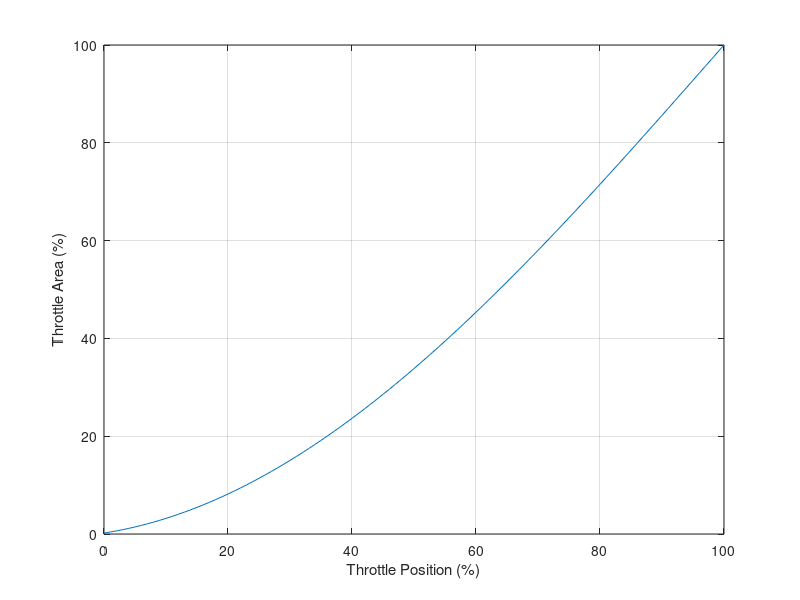
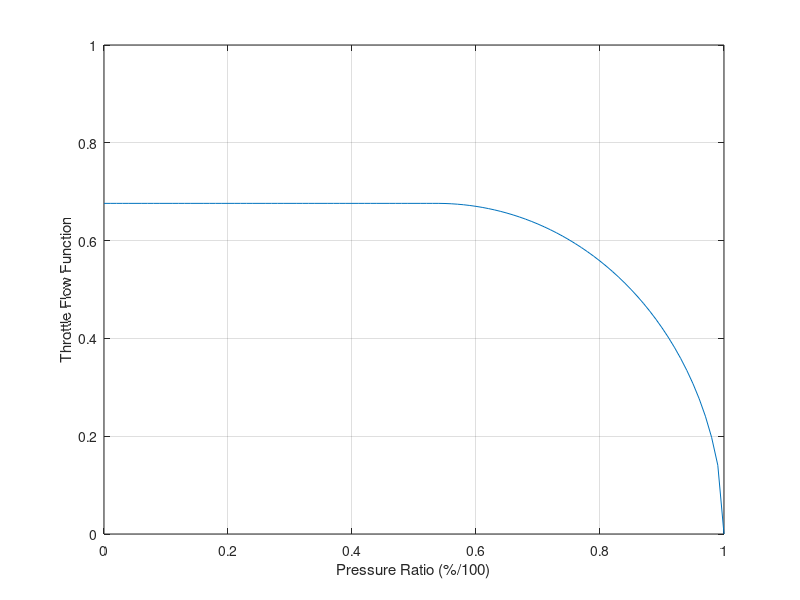
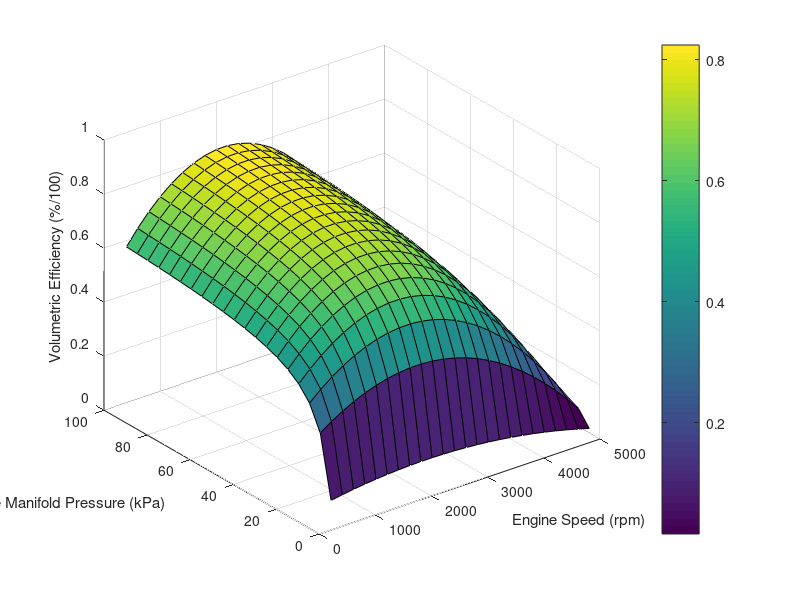
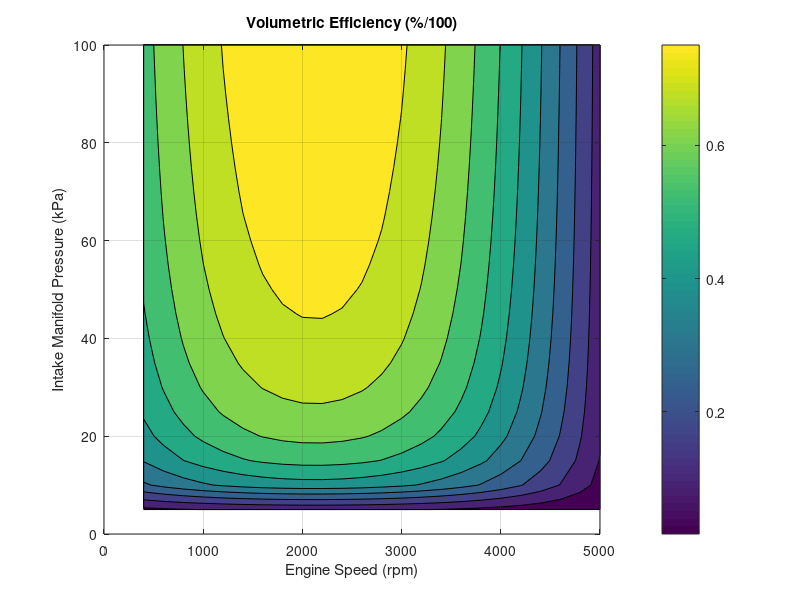

MATLAB code for these plots, in order:
% J.Williams
% University of Wisconsin-Madison
% EPD629: Powertrain Systems and Controls
% Assignement 06
% 2022-03-05

%%%%%%%%%%%%%%%%%%%%%%%%%%%%%%%%%%%%%%%%%%%%%%%%%%%%%%%%%%%%%%%%%%%%%%%%%%%
% Assignment:
% This homework assignment is to create an idle speed control model of a 
% spark-ignition engine with electronic throttle control.
% Complete the following assignment and submit your MATLAB script 
% file (.m or .mlx file type) and the Simulink model (.slx file type).
% Shown below is the top-level view of the model. Equations for this model 
% are shown in Guzzella Appendix B.1. Calibrations are shown 
% in Guzzella Appendix B.2.3.
%  
% Part 1: Model Initialization File (1 points)
% Copy the following commands to your model initialization (calibration) file:
%
% The remainder of the assignment is done via simulink.
%%%%%%%%%%%%%%%%%%%%%%%%%%%%%%%%%%%%%%%%%%%%%%%%%%%%%%%%%%%%%%%%%%%%%%%%%%%
% Note that this was largely a copy-paste from the homework assignment


% This script file generates calibrations for throttle area, throttle flow, 
% volumetric efficiency, engine airflow, and engine torque. 
 
close all
clear
clc
 
% Define Common Calibration Table Breakpoints
 
EngineSpeedBreakpoints_rpm = 400:200:5000;
ManifoldPressureBreakpoints_kPa = 5:5:100;
 
% Throttle Position to Area
 
ThrottlePositionBreakpoints_pct = 0:100;
 
ThrottleAngleMin_deg = 7.9;
ThrottleAngleMax_deg = 90;
ThrottleDiameter_mm = 58.7;
ThrottleLeakageArea_mm2 = 5.3;
 
ThrottleAlpha_deg = ThrottleAngleMin_deg + ...
    (ThrottleAngleMax_deg - ThrottleAngleMin_deg) * ...
    ThrottlePositionBreakpoints_pct / 100;
 
ThrottleArea_mm2 = pi * ThrottleDiameter_mm^2 / 4 * ...
    (1 - cosd(ThrottleAlpha_deg) / cosd(ThrottleAngleMin_deg)) + ...
    ThrottleLeakageArea_mm2;
 
WideOpenThrottleArea_mm2 = ThrottleArea_mm2(end);
ThrottleAreaData_pct = 100 * ThrottleArea_mm2 / WideOpenThrottleArea_mm2;
 
figure(1)
plot(ThrottlePositionBreakpoints_pct,ThrottleAreaData_pct)
xlabel('Throttle Position (%)')
ylabel('Throttle Area (%)')
axis([0 100 0 100])
grid on

% Throttle Area to Position

ThrottleAreaBreakpoints_pct  = ThrottleAreaData_pct;
ThrottlePositionData_pct = ThrottlePositionBreakpoints_pct;

% Throttle Flow Function

ThrottlePressureRatioBreakpoints_frac = 0:0.01:1;

DischargeCoefficient_frac = 0.7;
AirGasConstant_kJpkgK = 0.287;  % kJ/kg*K
AmbientPressure_kPa = 98;
InletAirTemperature_K = 298;
RatioOfSpecificHeats_frac = 1.35;  % Cp/Cv

PR_min = (2/(RatioOfSpecificHeats_frac+1))^ ...
    (RatioOfSpecificHeats_frac/(RatioOfSpecificHeats_frac-1));

PR = max(PR_min,ThrottlePressureRatioBreakpoints_frac);
ThrottleFlowFunctionData_frac = PR.^(1/RatioOfSpecificHeats_frac) .* ...
    sqrt( 2 * RatioOfSpecificHeats_frac / (RatioOfSpecificHeats_frac - 1) .* ...
    (1 - PR.^((RatioOfSpecificHeats_frac - 1) / RatioOfSpecificHeats_frac)) );

figure(2)
plot(ThrottlePressureRatioBreakpoints_frac,ThrottleFlowFunctionData_frac)
xlabel('Pressure Ratio (%/100)')
ylabel('Throttle Flow Function')
axis([0 1 0 1])
grid on

% Intake Manifold
 
IntakeManifoldVolume_L = 5.8;
ManifoldAirTemperature_K = 340;
 
% Engine Volumetric Efficiency
 
Gamma_0 = 0.45;     % -
Gamma_1 = 3.42e-3;  % s
Gamma_2 = -7.7e-6;  % s^2
EngineDisplacement_L = 2.77;
ClearanceVolumeTotal_L = 0.277; %%% Assummed a Comp Ratio
ExhaustManifoldPressure_kPa = 108;
AirToFuelEquivalenceRatio_frac = 1;  % A/F Equivalence Ratio  =  AFR/StoichAFR StoichiometricAFR_frac = 14.7;  % Stoich A/F ratio, Sigma_o in Guzzella
StoichiometricAFR_frac = 14.7;  % Stoich A/F ratio, Sigma_o in Guzzella

[EngineSpeedArray,ManifoldPressureArray] = meshgrid(EngineSpeedBreakpoints_rpm, ...
    ManifoldPressureBreakpoints_kPa);
 
for r = 1:length(EngineSpeedArray(:,1))
    for c = 1:length(EngineSpeedArray(1,:))
        Omega_e = EngineSpeedArray(r,c) * pi / 30;
        VolumetricEfficiencyData_frac(r,c) =  ...
            (Gamma_0 + Gamma_1*Omega_e + Gamma_2*Omega_e^2) * ...
            ((ClearanceVolumeTotal_L + EngineDisplacement_L) / EngineDisplacement_L - ...
            ClearanceVolumeTotal_L / EngineDisplacement_L * ...
            (ExhaustManifoldPressure_kPa / ManifoldPressureArray(r,c))^ ...
            (1/RatioOfSpecificHeats_frac));
        VolumetricEfficiencyData_frac(r,c) = max(VolumetricEfficiencyData_frac(r,c),0);
        EngineMassFlow_gps(r,c) = ManifoldPressureArray(r,c) / ...
          (AirGasConstant_kJpkgK * ManifoldAirTemperature_K) * ...
          VolumetricEfficiencyData_frac(r,c) * EngineDisplacement_L * Omega_e / ...
          (4*pi)/(1+1/StoichiometricAFR_frac);
   end
end

figure(3)
surf(EngineSpeedArray,ManifoldPressureArray,VolumetricEfficiencyData_frac)
colorbar
xlabel('Engine Speed (rpm)')
ylabel('Intake Manifold Pressure (kPa)')
zlabel('Volumetric Efficiency (%/100)')
axis([0 5000 0 100 0 1])

figure(4)
contourf(EngineSpeedArray,ManifoldPressureArray,VolumetricEfficiencyData_frac)
colorbar
xlabel('Engine Speed (rpm)')
ylabel('Intake Manifold Pressure (kPa)')
title('Volumetric Efficiency (%/100)')
axis([0 5000 0 100])
grid on

figure(5)
surf(EngineSpeedArray,ManifoldPressureArray,EngineMassFlow_gps)
colorbar
xlabel('Engine Speed (rpm)')
ylabel('Intake Manifold Pressure (kPa)')
zlabel('Engine Mass Flow (g/s)')
axis([0 5000 0 100 0 60])

figure(6)
contourf(EngineSpeedArray,ManifoldPressureArray,EngineMassFlow_gps)
colorbar
xlabel('Engine Speed (rpm)')
ylabel('Intake Manifold Pressure (kPa)')
title('Engine Mass Flow (g/s)')
axis([0 5000 0 100])
grid on

% Engine Torque Model

FuelLowerHeatingValue_kJpkg = 44000;  % Gasoline Lower Heating Value
CrankAngleIVCToTDC_deg = 170;  % Delay A/F entering cylinder to top-center

% Thermocynamic Efficiency  =  Eta_0 + Eta_1*Omega_e + Eta_2*Omega_e^2
% where Omega_e is the engine speed in rad/sec 
% see Fig 2.32 in Guzzella

Eta_0 = 3.7313e-001;  % -                     
Eta_1 = 3.2500e-004;  % s         
Eta_2 = -5.6250e-007; % s^2       
Omega_e = EngineSpeedBreakpoints_rpm * pi / 30; 
ThermodynamicEfficiencyData_frac = Eta_0 + Eta_1*Omega_e + Eta_2*Omega_e.^2;

figure(7), plot(EngineSpeedBreakpoints_rpm,ThermodynamicEfficiencyData_frac)
axis([0 5000 0.35 0.45])
grid on
xlabel('Engine Speed (rpm)')
ylabel('Thermodynamic Efficiency (%/100)')

% Engine Friction and Accessory Torque  =  Beta_0 + Beta_2*Omega_e^2
 
Beta_0 = 15.6;        % Nm
Beta_2 = 0.175e-3;    % Nm*s^2
EngineMotoringFrictionData_Nm  =  Beta_0 + Beta_2*Omega_e.^2;
 
% Engine Inertia
 
EngineInertia_kgm2 = 0.2;  % kg*m^2
